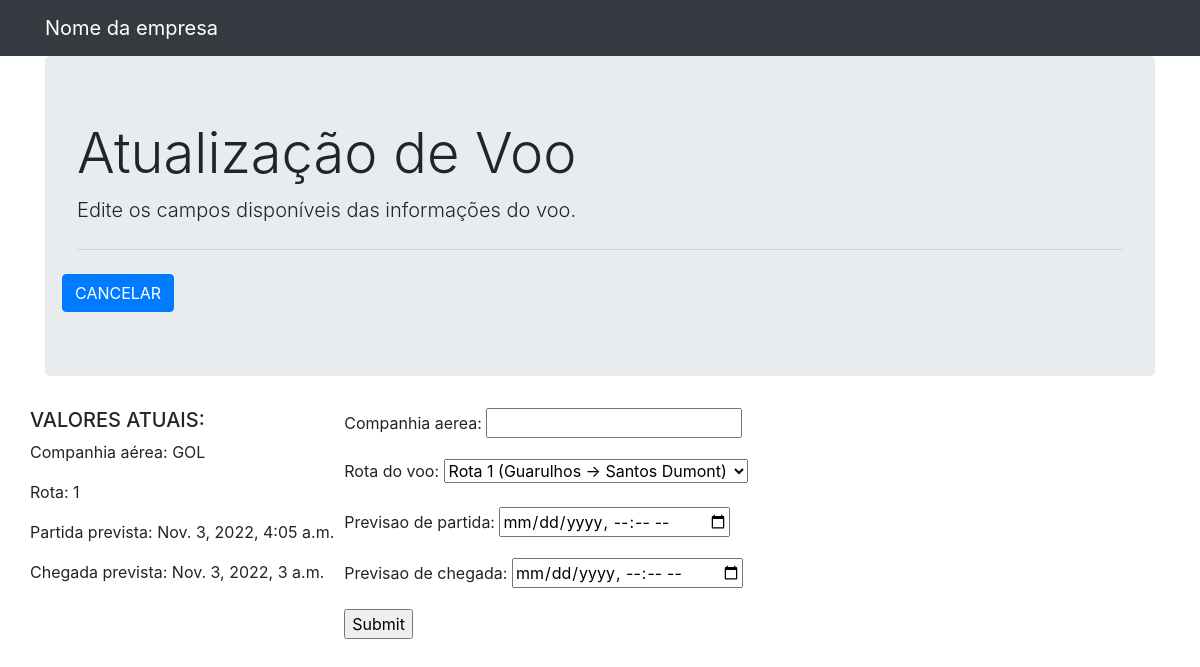
The app's page /home/1/lista_voos/update/1/ with its own data.
### flight/models.py (models this page shows)
class Voo(models.Model):
    id = models.AutoField(primary_key=True)
    rota = models.ForeignKey(Rota, on_delete=models.CASCADE, null=False)
    chegada_prevista = models.DateTimeField(null=False)
    partida_prevista = models.DateTimeField(null=False)
    companhia_aerea = models.CharField(max_length=200, null=False)
    class Meta:
        db_table = 'voos'

class Rota(models.Model):
    id = models.AutoField(primary_key=True)
    aeroporto_partida = models.CharField(max_length=200, null=False)
    aeroporto_chegada = models.CharField(max_length=200, null=False)
    class Meta:
        db_table = 'rotas'

### flight/views.py (the view)
# urls.py: path('home/1/lista_voos/update/<int:id>/', views.telaUpdateVooViews),
def telaUpdateVooViews(request, id):
    if request.method == 'POST':
        form = UpdateVoo(request.POST)
        if form.is_valid():
            date_format = "%Y-%m-%dT%H:%M"
            initial_date = datetime.datetime.strptime(form.data['previsao_de_partida'], date_format)
            final_date = datetime.datetime.strptime(form.data['previsao_de_chegada'], date_format)
            if initial_date < datetime.datetime.today():
                messages.warning(request, 'Data inicial menor que a atual!')
            elif final_date < datetime.datetime.today():
                messages.warning(request, 'Data final menor que a atual!')
            elif initial_date >= final_date:
                messages.warning(request, 'Data inicial maior que a final!')
            else:
                Voo.objects.all().filter(id=id).update(rota=Rota.objects.get(id=form.data['rota']),
                                                       partida_prevista=form.data['previsao_de_partida'],
                                                       chegada_prevista=form.data['previsao_de_chegada'],
                                                       companhia_aerea=form.data['companhia_aerea'])
                return HttpResponseRedirect(reverse('read_or_delete', kwargs={'id':int(id)}))
    else:
        previsao_de_partida = datetime.date.today() # numero da partida atual do banco de dados
        form = UpdateVoo(initial={'partida_prevista': previsao_de_partida})
    context = {
        'voo': Voo.objects.get(id=id),
    }
    context['form_update_voo']= UpdateVoo()
    context['id_voo'] = id
    template = loader.get_template('voo_u.html')
    return HttpResponse(template.render(context, request))

### flight/forms.py
class UpdateVoo(forms.Form):
    companhia_aerea = forms.CharField(max_length = 200)
    rota= forms.CharField(label='Rota do voo:', widget=forms.Select(choices=ROTAS))
    previsao_de_partida = forms.DateTimeField(widget=DateTimeInput(attrs={'type': 'datetime-local'}, format=formatDate))
    previsao_de_chegada = forms.DateTimeField(widget=DateTimeInput(attrs={'type': 'datetime-local'}, format=formatDate))

### flight/templates/voo_u.html (shortened to what this page needs)
{% load static %}
<!DOCTYPE html>
<html lang="en">
<head>
    <link rel="stylesheet" href="{% static 'css/bootstrap.min.css' %}">
    <link rel="stylesheet" href="{% static 'css/all.min.css' %}">
</head>
<body>
    <nav class="navbar navbar-expand-lg navbar-dark bg-dark">
        <div class="container">
            <a class="navbar-brand" href="#">
                Nome da empresa
            </a>
        </div>
    </nav>
    <div class="container">
        <div class="jumbotron">
            <h1 class="display-4">
                Atualização de Voo
            </h1>
            <p class="lead">
                Edite os campos disponíveis das informações do voo.
            </p>
            <hr class="my-4">
            <div class="row">
                <a href="../../read_or_delete/{{id_voo}}/"
                    class="btn btn-primary"
                    style="margin-right: 10px">
                    CANCELAR
                </a>
            </div>
        </div>
    </div>
    <div class="container"
         style="margin-bottom: 10px">
        <div class="row">
            <div style="margin-right: 10px">
                <h5>VALORES ATUAIS:</h5>
                <p>Companhia aérea: {{voo.companhia_aerea}}</p>
                <p>Rota: {{voo.rota.id}}</p>
                <p>Partida prevista: {{voo.partida_prevista}}</p>
                <p>Chegada prevista: {{voo.chegada_prevista}}</p>
            </div>
            <form action="" method="post">
                {{form_update_voo.as_p }}
                <input type="submit" value="Submit">
            </form>
        </div>
    </div>
</body>
</html>

### records on screen
Voo: companhia_aerea "GOL", rota.id "1", partida_prevista "Nov. 3, 2022, 4:05 a.m.", chegada_prevista "Nov. 3, 2022, 3 a.m."
